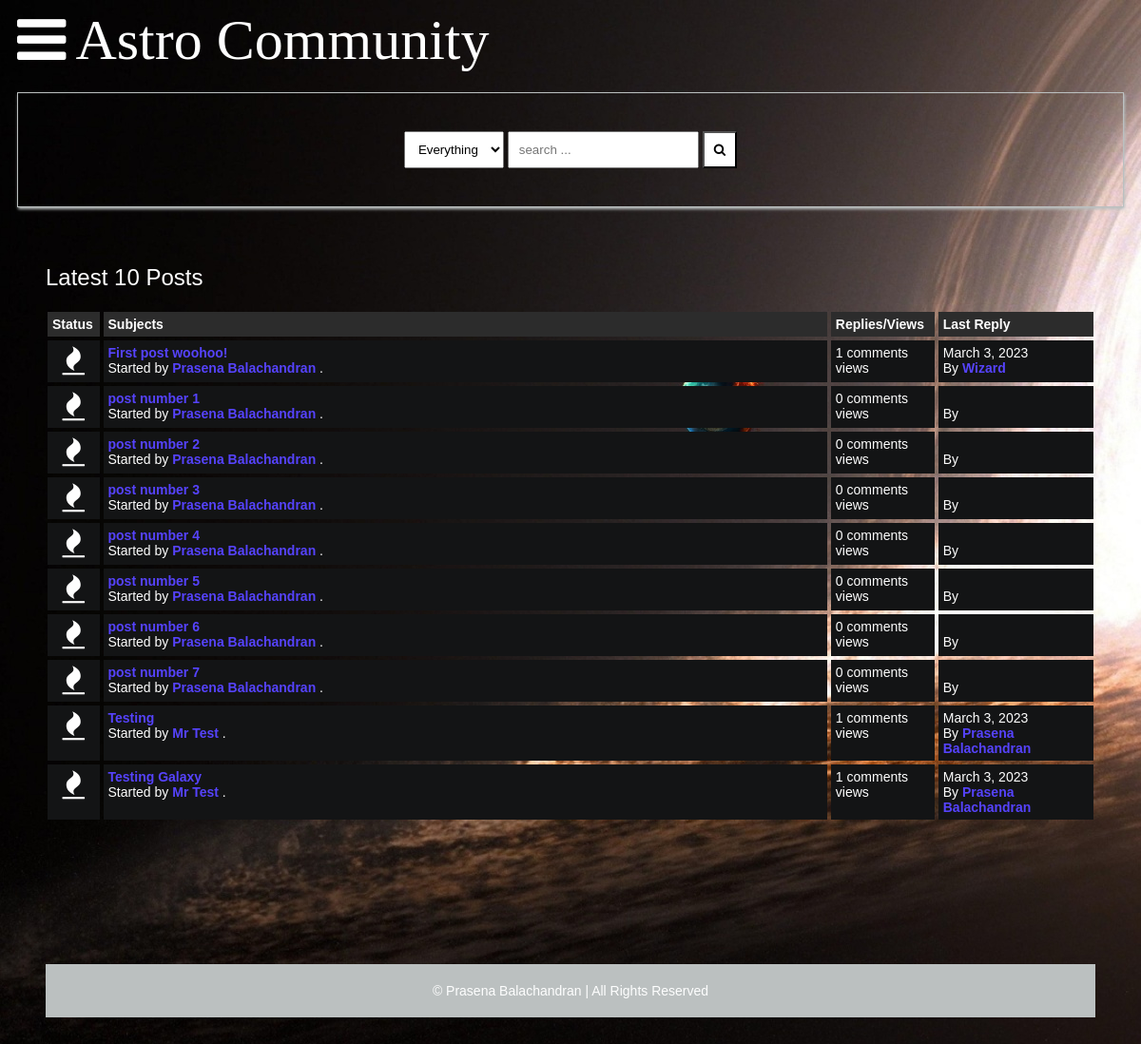
Before: /latest_posts with the older database file.
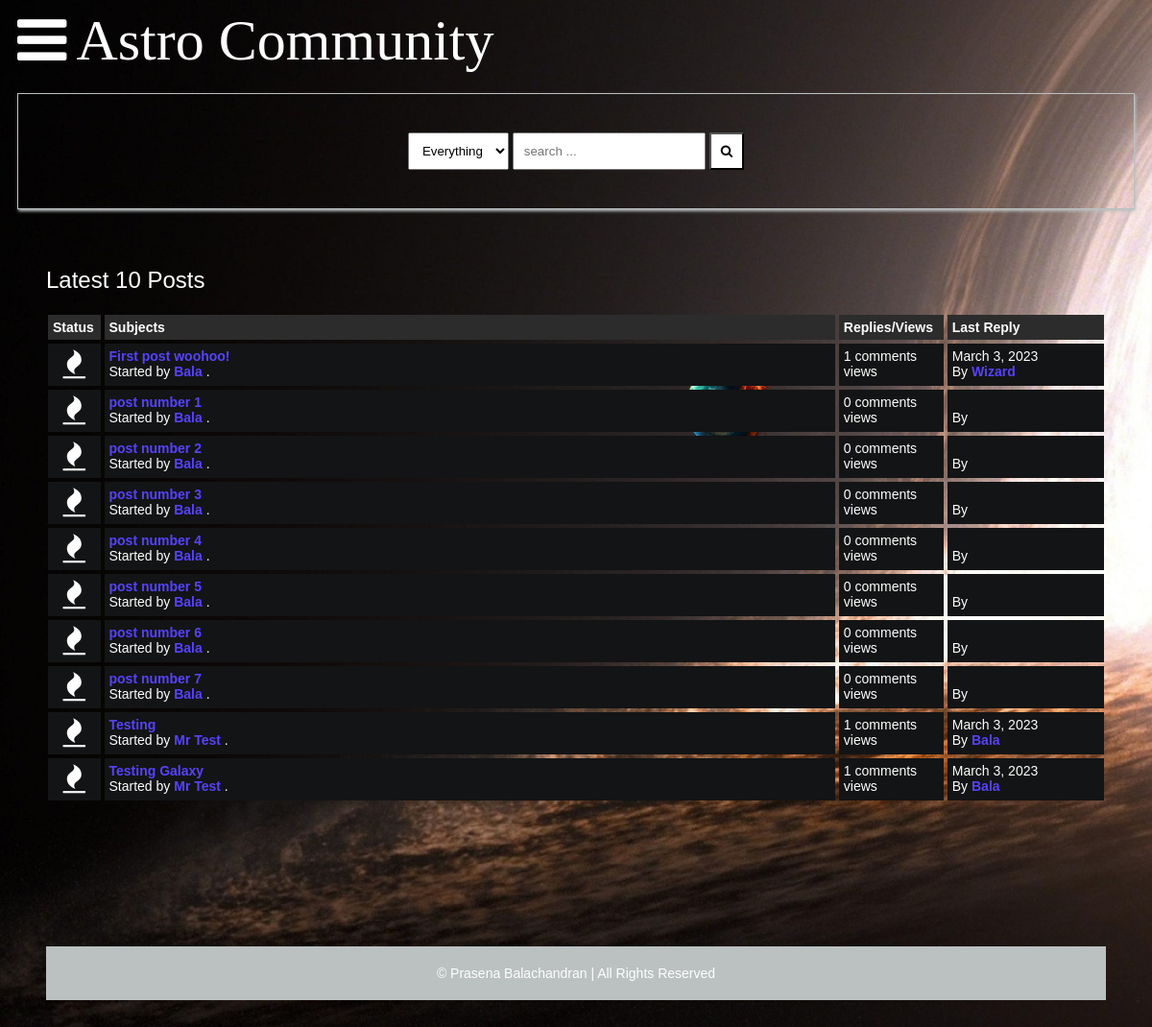
After: the same page with the newer database file.
### main/models.py (models this page shows, shortened)
class Post(models.Model):
    title = models.CharField(max_length=400)
    slug = models.SlugField(max_length=400, unique=True, blank=True)
    user = models.ForeignKey(Author, on_delete=models.CASCADE)
    content = HTMLField()
    categories = models.ManyToManyField(Category)
    date = models.DateTimeField(auto_now_add=True)
    approved = models.BooleanField(default=False)
    hit_count_generic = GenericRelation(
        HitCount,
        object_id_field='object_pk',
        related_query_name='hit_count_generic_relation'
    )
    tags = TaggableManager()
    comments = models.ManyToManyField(Comment, blank=True)
    closed = models.BooleanField(default=False)
    state = models.CharField(max_length=40, default="zero")
    def get_url(self):
        return reverse("detail", kwargs={
            "slug": self.slug
        })
    @property
    def num_comments(self):
        return self.comments.count()
    @property
    def last_reply(self):
        return self.comments.latest("date")

class Author(models.Model):
    user = models.ForeignKey(User, on_delete=models.CASCADE)
    fullname = models.CharField(max_length=40, blank=True)
    slug = slug = models.SlugField(max_length=400, unique=True, blank=True)
    bio = HTMLField()
    points = models.IntegerField(default=0)
    profile_pic = ResizedImageField(
        size=[50, 80],
        quality=100,
        upload_to="authors",
        default=None,
        null=True,
        blank=True
    )

class Comment(models.Model):
    user = models.ForeignKey(Author, on_delete=models.CASCADE)
    content = models.TextField()
    date = models.DateTimeField(auto_now_add=True)
    replies = models.ManyToManyField(Reply, blank=True)

### main/views.py (the view)
# urls.py: path("latest_posts", latest_posts, name="latest_posts"),
def latest_posts(request):
    posts = Post.objects.all().filter(approved=True)[:10]
    context = {
        "posts": posts,
        "title": "ASTRO: Latest 10 Posts"
    }
    return render(request, "latest-posts.html", context)

### main/context_processors.py (called while the page is built, shortened)
def searchFunction(request):
    search_context = {}
    posts = Post.objects.all()
    return search_context

### templates/latest-posts.html (shortened to what this page needs)
{% extends 'base.html' %} {% load hitcount_tags %} {% block content %}
<div class="container">
    <div class="navigate">
        <span>Latest 10 Posts</span>
    </div>
    <div class="posts-table">
        <div class="table-head">
            <div class="status">Status</div>
            <div class="subjects">Subjects</div>
            <div class="replies">Replies/Views</div>
            <div class="last-reply">Last Reply</div>
        </div>
        {% for post in posts %}
        <div class="table-row">
            <div class="status"><i class="fa fa-fire"></i></div>
            <div class="subjects">
                <a href="{{post.get_url}}">{{post.title}}</a>
                <br />
                <span>
                    Started by <b><a href="">{{post.user.fullname|title}}</a></b> .
                </span>
            </div>
            <div class="replies">
                {{post.num_comments}} comments <br />
                {% get_hit_count for post %} views
            </div>
            <div class="last-reply">
                {{post.last_reply.date|date}}
                <br />
                By <b><a href="">{{post.last_reply.user.fullname|title}}</a></b>
            </div>
        </div>
        {% endfor %}
    </div>
    {% endblock content %}

### templates/base.html (shortened to what this page needs)
<!DOCTYPE html>
<html lang="en">
    <head>
        {% load static %}
        <link rel="stylesheet" href="{% static 'assets/css/style.css' %}">
        <link rel="stylesheet" href="https://cdnjs.cloudflare.com/ajax/libs/font-awesome/4.7.0/css/font-awesome.min.css">
    </head>
    <body>
        <header>
            <div class="navbar">
                <a class="bar-icon" id="iconBar" onclick="hideIconBar()"><i class="fa fa-bars"></i></a>
                <div class="brand">Astro Community</div>
            </div>
            <form action="{% url 'search_result' %}" method="GET">
                <div class="search-box">
                    <div>
                        <select name="search" id="search">
                            <option value="Everything">Everything</option>
                        </select>
                        <input type="text" name="q" placeholder="search ...">
                        <button type="submit" name="search"><i class="fa fa-search"></i></button>
                    </div>
                </div>
            </form>
        </header>
        {% block content %} {% endblock content %}
        <footer>
            <span>&copy; Prasena Balachandran | All Rights Reserved</span>
        </footer>
    </body>
</html>

### static/assets/css/style.css (style rules this page uses)
:root { background-image: url("../images/blackhole.jpg"); background-color: #cccccc; }
* { box-sizing: border-box; }
html { font-size: 14px; font-family: 'Titillium Web', sans-serif; background-color:rgb(0,0,0); color:#FEFEFE; }
a { color:#5643fd; font-weight: bolder; text-decoration: none; }
.container { margin: 20px; padding: 20px; }
header { margin-inline: 10px; }
.navbar { display:flex; align-items: center; }
.bar-icon { font-size: 60px; display: inline-block; margin-right:10px; color: #fff; cursor: pointer; }
.brand { font-family: Fredoka; font-size:60px; display: inline-block; color: #fff; }
.search-box { border: solid 1px #BBC0C0; margin-top: 20px; padding: 40px; display:flex; justify-content: center; box-shadow:1px 2px 3px #BBC0C0; }
.search-box select { padding: 10px; }
.search-box input { padding: 10px; }
.search-box button { padding: 10px; background-color:#fff; color:#000000; }
footer { margin-top: 20px; padding: 20px; background-color: #BBC0C0; display: block; text-align: center; }
.table-head { display: flex; }
.table-head div { padding: 5px; margin: 2px; background-color: #2C2C2C; font-weight: bold; }
.table-head .status { flex: 5%; }
.table-head .subjects { flex: 70%; }
.table-head .replies { flex: 10%; }
.table-head .last-reply { flex: 15%; }
.table-row { display: flex; }
.table-row .status, .table-row .subjects, .table-row .replies, .table-row .last-reply { padding: 5px; margin: 2px; background-color: #131415; }
.table-row .status { flex: 5%; font-size: 30px; text-align: center; }
.table-row .subjects { flex: 70%; }
.table-row .replies { flex: 10%; }
.table-row .last-reply { flex: 15%; }
.navigate { margin-block: 20px; font-weight: lighter; font-size: 24px; }

Changed rows visible on the page:
changed through a linked row, Post "First post woohoo!": user.fullname "Prasena Balachandran" → "Bala"
changed through a linked row, Post "post number 1": user.fullname "Prasena Balachandran" → "Bala"
changed through a linked row, Post "post number 2": user.fullname "Prasena Balachandran" → "Bala"
changed through a linked row, Post "post number 3": user.fullname "Prasena Balachandran" → "Bala"
changed through a linked row, Post "post number 4": user.fullname "Prasena Balachandran" → "Bala"
changed through a linked row, Post "post number 5": user.fullname "Prasena Balachandran" → "Bala"
changed through a linked row, Post "post number 6": user.fullname "Prasena Balachandran" → "Bala"
changed through a linked row, Post "post number 7": user.fullname "Prasena Balachandran" → "Bala"
changed through a linked row, Post "Testing": last_reply.user.fullname "Prasena Balachandran" → "Bala"
changed through a linked row, Post "Testing Galaxy": last_reply.user.fullname "Prasena Balachandran" → "Bala"
